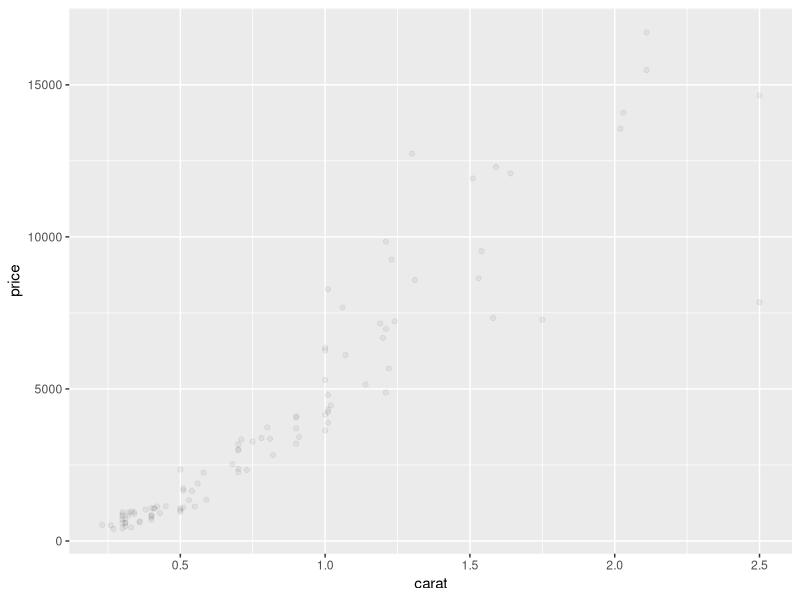
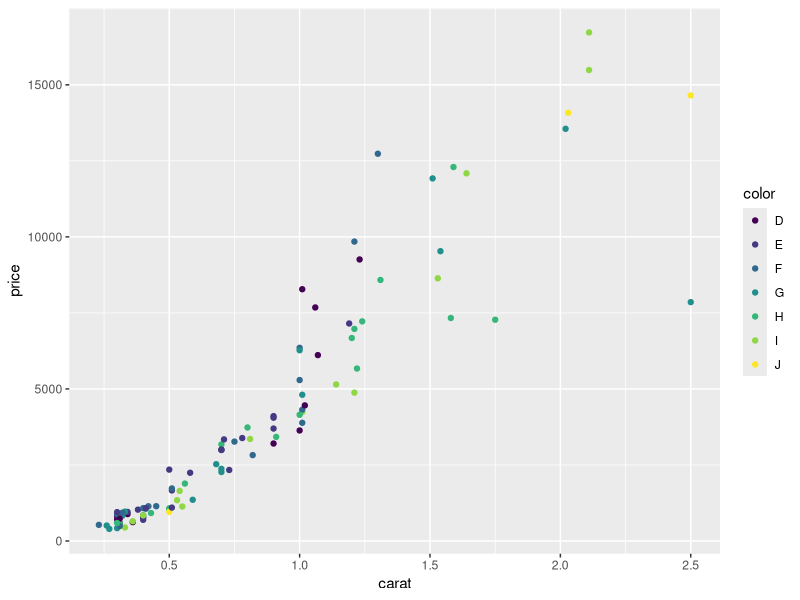
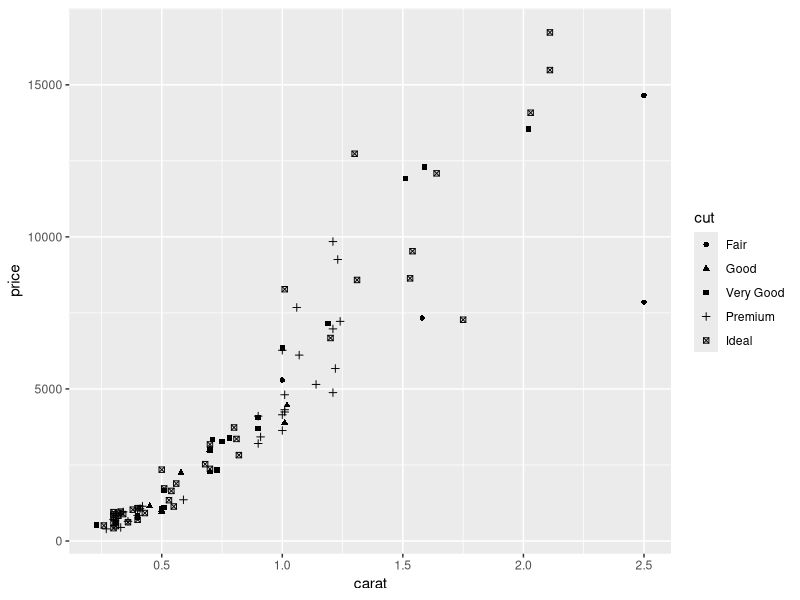
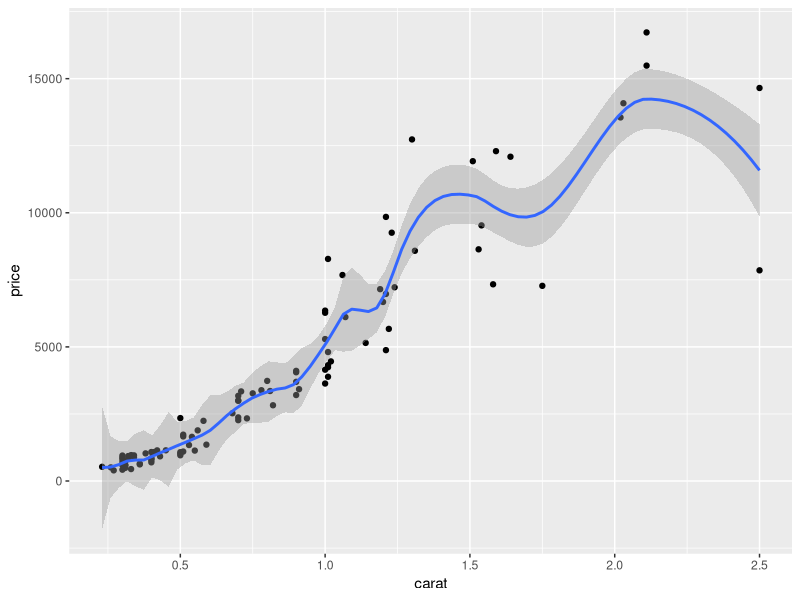
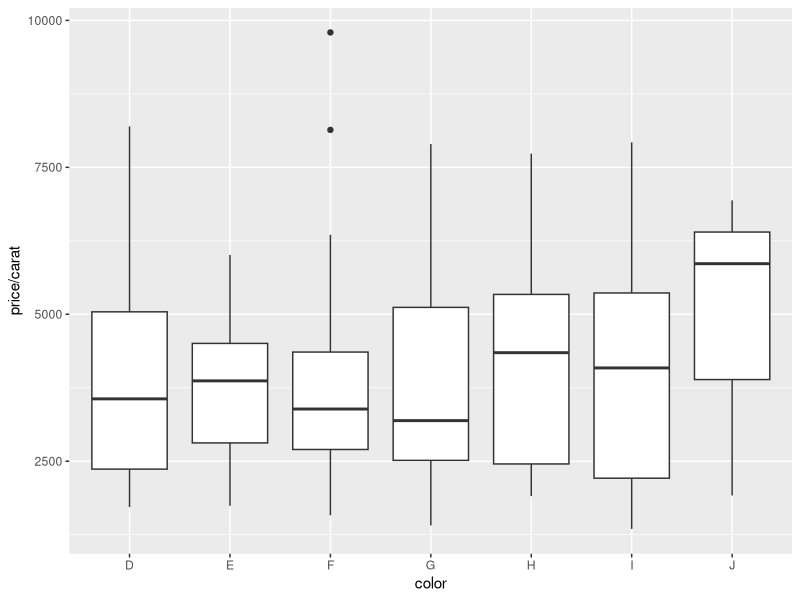
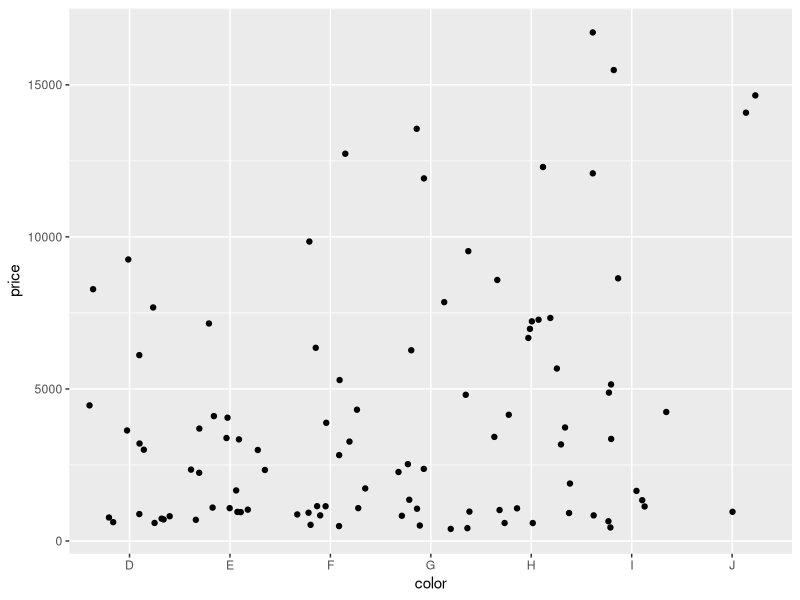
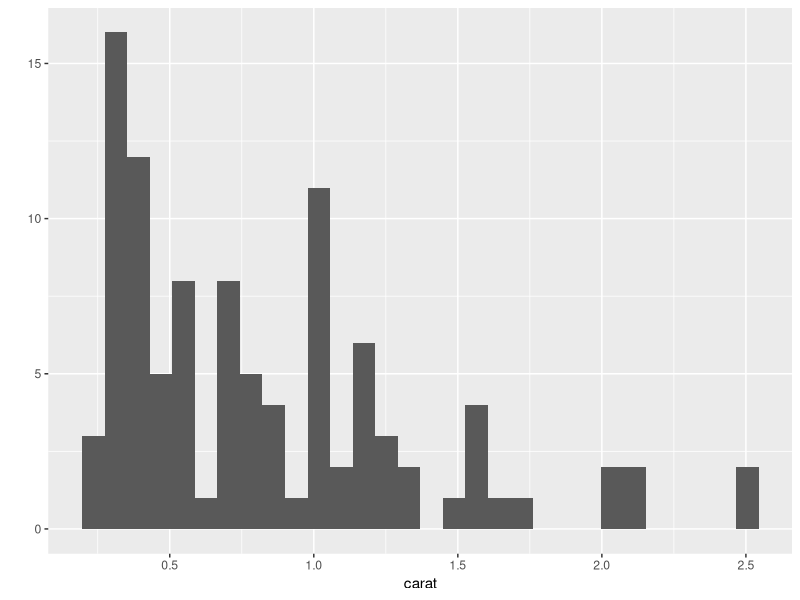
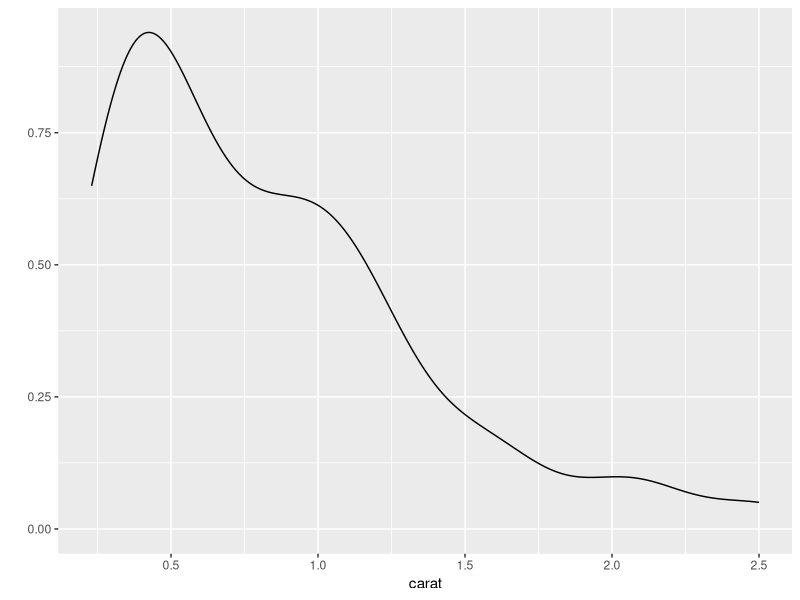

Write the R code that produced these figures, in order.
library(ggplot2)

# qplot
d <- diamonds[sample(nrow(diamonds),100),]
qplot(carat,price,data=d,alpha=I(1/20)) # transparency: avoiding overlapping
qplot(carat,price,data=d,color=color) # OR, color = I('red')
qplot(carat,price,data=d,shape=cut) # shape

qplot(carat,price,data=d,geom=c('point','smooth'),span=0.2) # smaller span for higher resolution
qplot(color,price/carat,data=d,geom=c('boxplot')) # distribution of y conditioning on x (category)
qplot(color,price,data=d,geom=c('jitter'))
qplot(carat,data=d,geom='histogram')
qplot(carat,data=d,geom='density')
qplot(carat,price,data=d,geom=c('point','path'))
qplot(carat,price,data=d,geom=c('point','line'))
qplot(carat,price,data=d,facets=color~.) # facet: plotting after stratification
qplot(
  carat,price/carat,data=d,
  xlab='Price($)',ylab='Weight(carats)',
  main='Diamond Price-Weight Relationship',
  log='xy', # which axis to log
  )


